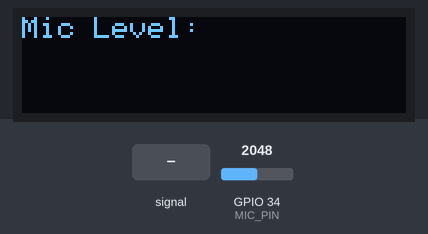
Bench run of a sketch on a simulated ESP32. Shown: 128×32 one-colour display. The inputs (shaded band) are chosen by the test bench; at power-on: GPIO 34 (MIC_PIN) = 2048 (analog values on the 0–4095 scale). What the sketch prints to the serial monitor is not drawn.

Above: at 1.2 s.
1.3 s: GPIO 34 (MIC_PIN) fed a 200 Hz sine of ±327 counts around its level
At 1.5 s:
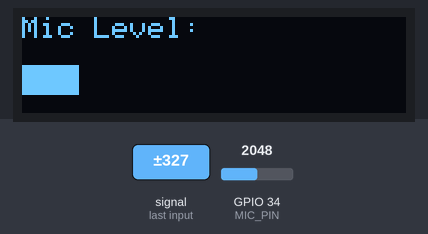
3.1 s: GPIO 34 (MIC_PIN) set to 2866
At 4.3 s:
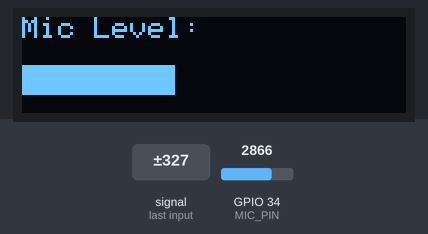
4.6 s: GPIO 34 (MIC_PIN) fed a 1000 Hz sine of ±1023 counts around its level
At 4.84 s:
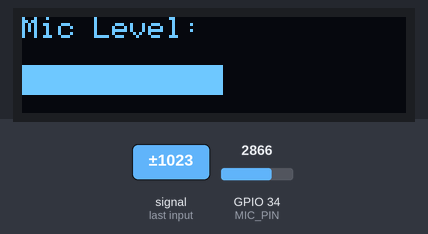
6.1 s: GPIO 34 (MIC_PIN) set to 3603
At 7.3 s:
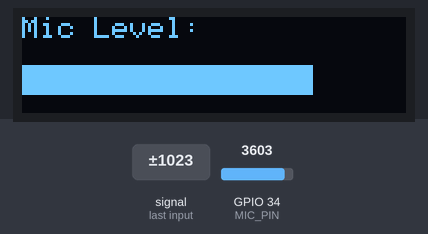
7.6 s: GPIO 34 (MIC_PIN) set to 4095
At 8.1 s:
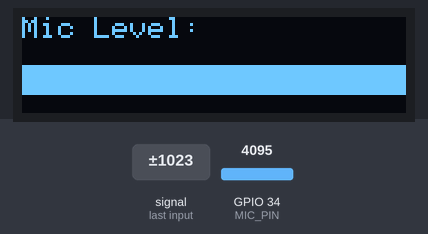
Timing chart, 0 to 10.1 s (numbered marks = the images above; inputs shaded):
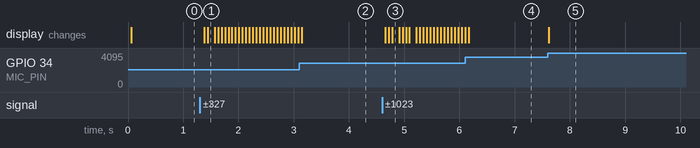

Measured:
- after the input at 1.3 s, the display: first changes after 0.08 s (image 1 shows a later state)
- after the input at 4.6 s, the display: first changes after 0.05 s (image 3 shows a later state)
- after the input at 7.6 s, the display: changes at once (image 5)

The sketch:

MicSensor.ino
```cpp
#include <Wire.h>
#include <Adafruit_GFX.h>
#include <Adafruit_SSD1306.h>

#define SCREEN_WIDTH 128
#define SCREEN_HEIGHT 32
#define OLED_RESET -1
Adafruit_SSD1306 display(SCREEN_WIDTH, SCREEN_HEIGHT, &Wire, OLED_RESET);

#define MIC_PIN 34   // collegare OUT del MAX4466 al pin GPIO34
#define ADC_MAX 4095
#define MID_VALUE 2048  // centro ADC ~1.65V

void setup() {
  Serial.begin(115200);
  analogReadResolution(12); // ESP32 ADC a 12 bit (0-4095)
  if (!display.begin(SSD1306_SWITCHCAPVCC, 0x3C)) {
    Serial.println(F("SSD1306 allocation failed"));
    for (;;);
  }
  display.clearDisplay();
  display.display();
}

void loop() {
  int micValue = analogRead(MIC_PIN);

  // calcola ampiezza rispetto al centro
  int amplitude = abs(micValue - MID_VALUE);

  // scala l’ampiezza alla larghezza del display (0–128)
  int barLength = map(amplitude, 0, ADC_MAX/2, 0, SCREEN_WIDTH);

  Serial.print(micValue); Serial.print("\t"); Serial.println(amplitude);

  // disegna barra
  display.clearDisplay();
  display.setCursor(0, 0);
  display.println("Mic Level:");
  display.fillRect(0, 16, barLength, 10, SSD1306_WHITE);
  display.display();

  delay(50); // refresh 20Hz
}
```
